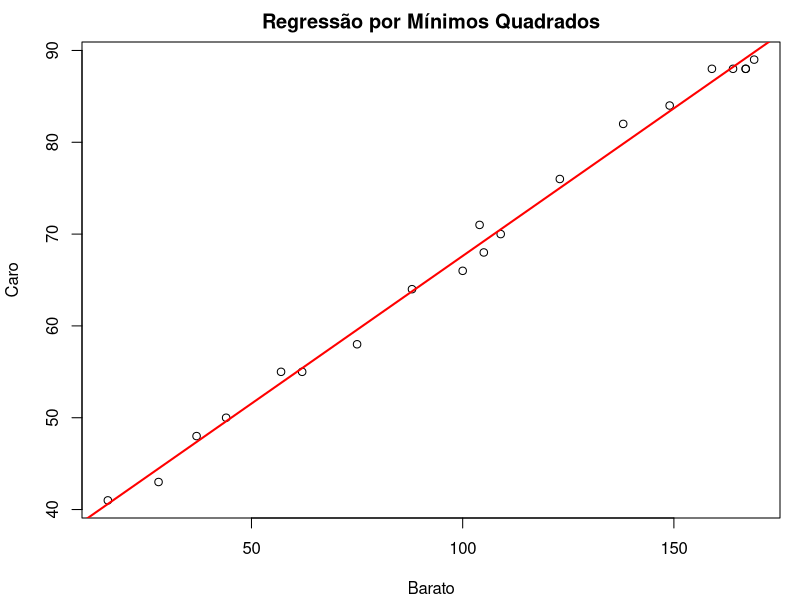
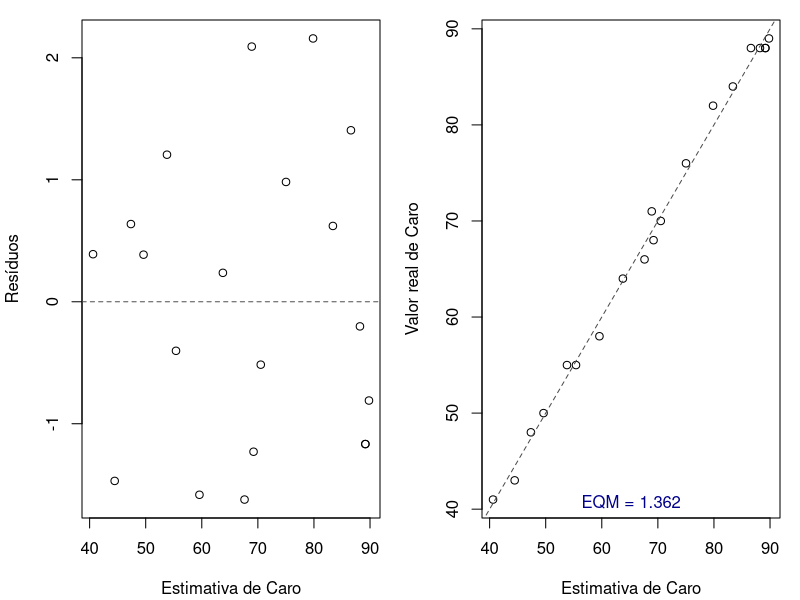
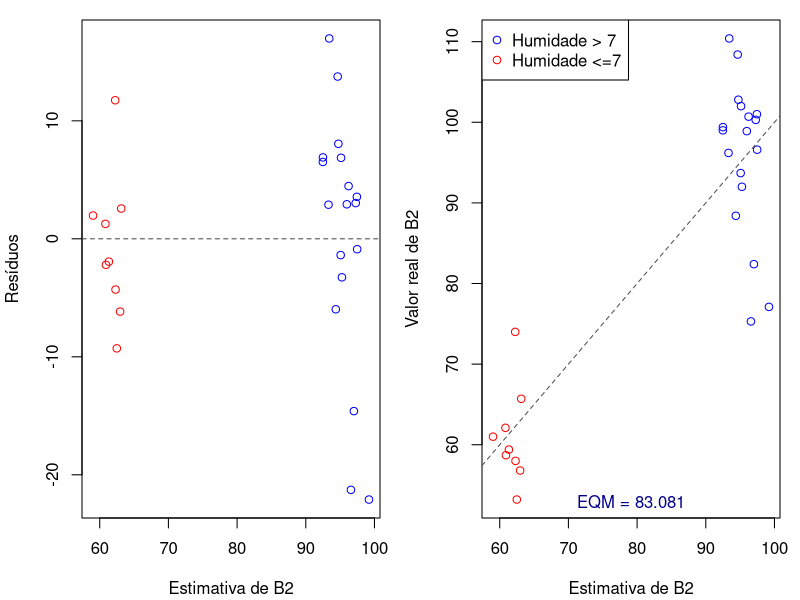
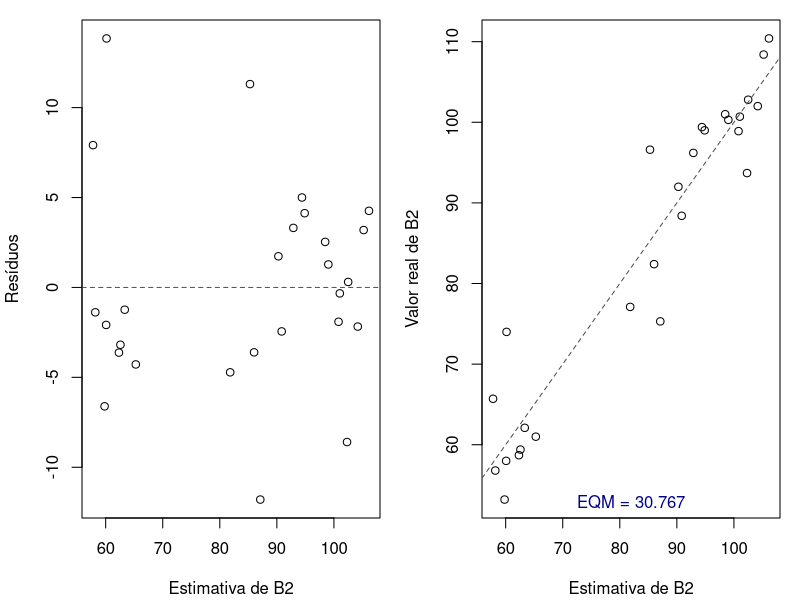
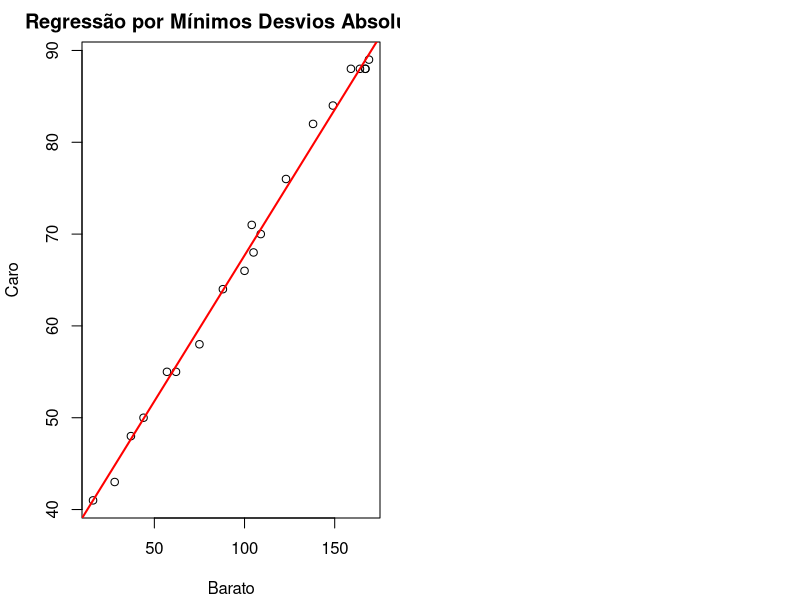
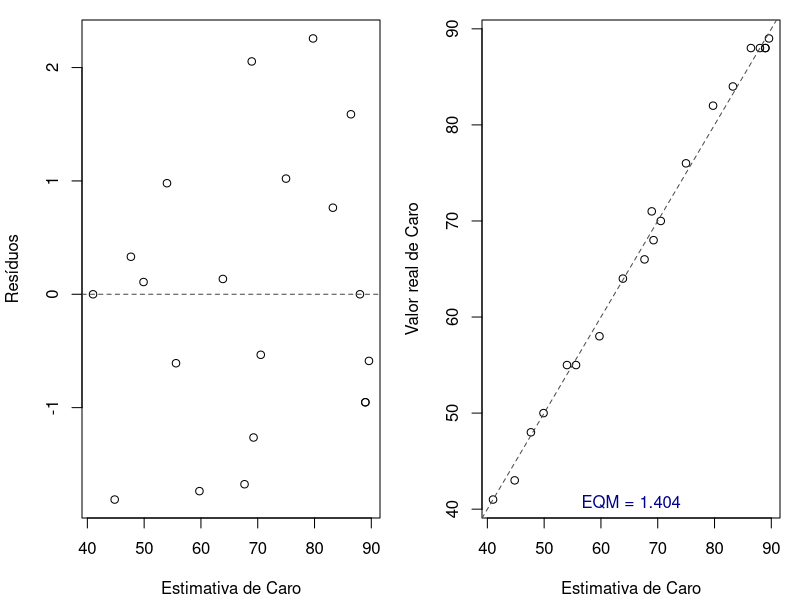
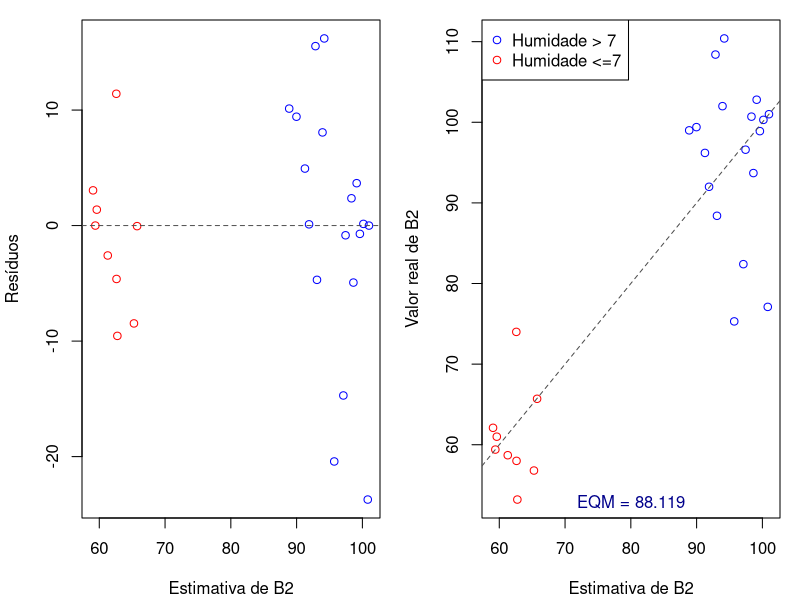
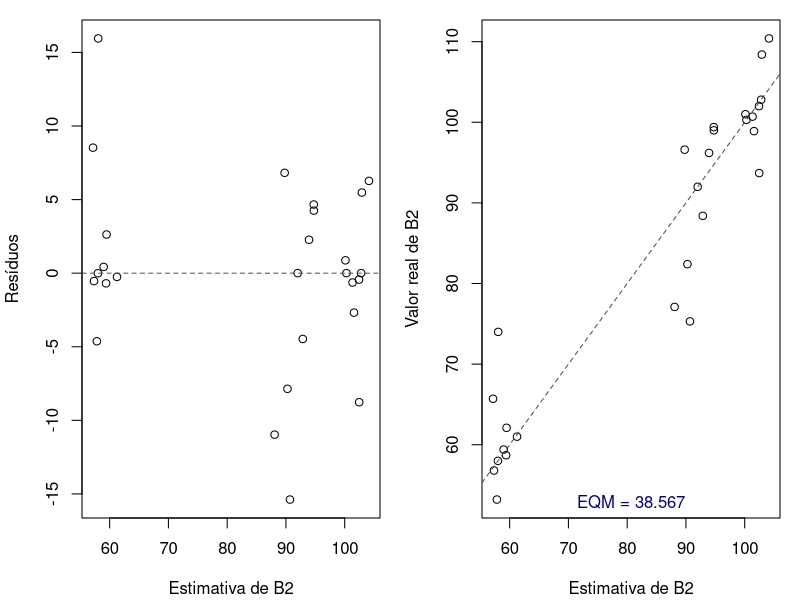

These figures' R source, in order:
## ---- chunk 1
#| code-fold: true
ID <- 1:20
Caro<- c(76,70,55,71,55,48,50,66,41,43,82,68,88,58,64,88,89,88,84,88)
Barato<- c(123,109,62,104,57,37,44,100,16,28,138,105,159,75,88,164,169,167,149,167)

dados.1 <- data.frame(ID,Caro,Barato)
rm(list=c("ID","Caro","Barato"))
knitr::kable(dados.1)
## ---- chunk 2
#| code-fold: true
ID <- 1:27
B2 <-c(110.4,102.8,101.0,108.4,100.7,100.3,102.0,93.7,98.9,96.6,
99.4,96.2,99.0,88.4,75.3,92.0,82.4,77.1,74.0,65.7,56.8,62.1,61.0,53.2,59.4,58.7,58.0)
Sol <- c(176,155,273,273,256,280,280,184,216,
198,59,80,80,105,180,180,177,230,203,191,191,191,76,213,213,151,205)
Humidade <- c(7.0,7.0,7.0,7.0,7.0,7.0,7.0,7.0,7.0,2.0,2.0,2.0,2.0,2.0,2.0,2.0,
2.0,2.0,47.4,47.4,47.4,47.4,47.4,47.4,47.4,47.4,47.4)
Temp.Ar <- c(78,89,89,72,84,87,74,87,88,76,
65,67,62,70,73,65,76,82,76,83,82,69,74,76,69,75,76)

dados.2 <- data.frame(ID,B2,Sol,Humidade,Temp.Ar)
rm(list=c("ID","B2","Sol","Humidade","Temp.Ar"))
knitr::kable(dados.2)
## ---- chunk 3
minQuad <- function(b){
  return(sum((dados.1$Caro-b[1]-dados.1$Barato*b[2])^2))
}

(b <-optim(par=c(0,0),minQuad)$par)
coef <- list(simples.A=b)
## ---- chunk 4
#| fig-align: "center"
par(mar=c(4.1,4.1,2.1,1))
plot(Caro ~ Barato,data=dados.1, main="Regressão por Mínimos Quadrados")
abline(a=b[1],b=b[2],lwd=2,col="red")
## ---- chunk 5
par(mfrow=c(1,2),mar=c(4.1,4.1,1,1))
resid <- dados.1$Caro - b[1] - b[2]*dados.1$Barato
EQM <- mean(resid^2)
lEQM <- list(simples.A = EQM)
plot(b[1] + b[2]*dados.1$Barato,resid,ylab="Resíduos",xlab="Estimativa de Caro")
abline(h=0,lty=2,col="grey30")
plot(b[1] + b[2]*dados.1$Barato,dados.1$Caro,
     xlab="Estimativa de Caro",ylab="Valor real de Caro")
abline(a=0,b=1,lty=2,col="grey30")
mtext(paste("EQM =",round(EQM,3)),
      side=1,padj=-2,col="blue4")
## ---- chunk 6
matriz <- cbind(1,as.matrix(dados.2[,-(1:2)]))
minQuad <- function(b){
  return(sum((dados.2$B2-matriz%*%b)^2))
}
(b <-optim(par=c(min(dados.2$B2),0,0,0),minQuad)$par)
coef$multi.A1 <- b
## ---- chunk 7
#| code-fold: true
#| fig-align: "center"
resid <- dados.2$B2-matriz%*%b
EQM <- mean(resid^2)
lEQM$multi1.A <- EQM
#grafico 1
par(mfrow=c(1,2),mar=c(4.1,4.1,1,1))
plot(matriz%*%b,resid,xlab="Estimativa de B2",ylab="Resíduos",
     col=c("blue","red")[as.numeric(dados.2$Humidade>7)+1])
abline(h=0,lty=2,col="grey30")
#grafico 2
plot(matriz%*%b,dados.2$B2,xlab="Estimativa de B2",ylab="Valor real de B2",
     col=c("blue","red")[as.numeric(dados.2$Humidade>7)+1])
abline(a=0,b=1,lty=2,col="grey30")
legend("topleft",legend=c("Humidade > 7", "Humidade <=7"),col=c("blue","red"),pch=1)
mtext(paste("EQM =",round(mean((dados.2$B2-matriz%*%b)^2),3)),
      side=1,padj=-2,col="blue4")
## ---- chunk 8
matriz <- cbind(1,as.matrix(dados.2[,-(1:2)]), dados.2$Humidade^2)
(b <-optim(par=c(100,0,0,0,0),minQuad)$par)
coef$multi1.A <- b
## ---- chunk 9
#| code-fold: true
#| fig-align: "center"
resid <- dados.2$B2-matriz%*%b
EQM <- mean(resid^2)
lEQM$multi2.A <- EQM
par(mfrow=c(1,2),mar=c(4.1,4.1,1,1))
plot(matriz%*%b,resid,xlab="Estimativa de B2",ylab="Resíduos")
abline(h=0,lty=2,col="grey30")
plot(matriz%*%b,dados.2$B2,xlab="Estimativa de B2",ylab="Valor real de B2")
abline(a=0,b=1,lty=2,col="grey30")
mtext(paste("EQM =",round(mean((dados.2$B2-matriz%*%b)^2),3)),
      side=1,padj=-2,col="blue4")
## ---- chunk 10
ks.test(resid,function(q) pnorm(q, sd=sd(resid)))
## ---- chunk 11
minDesv <- function(b){
  return( sum(abs(Y-matriz%*%b)) )
}
Y <- dados.1$Caro
matriz <- cbind(1, dados.1$Barato)
(b<- optim(par=c(1,2), minDesv)$par)
coef$simples.B <- b
## ---- chunk 12
#| fig-align: "center"
par(mar=c(4.1,4.1,2.1,1))
plot(Caro ~ Barato,data=dados.1, main="Regressão por Mínimos Desvios Absolutos")
abline(a=b[1],b=b[2],lwd=2,col="red")
## ---- chunk 13
#| fig-align: "center"
#| code-fold: true
par(mfrow=c(1,2),mar=c(4.1,4.1,1,1))
resid <- dados.1$Caro - b[1] - b[2]*dados.1$Barato
EQM <- mean(resid^2)
lEQM$simples.B <- EQM
plot(b[1] + b[2]*dados.1$Barato,resid,ylab="Resíduos",xlab="Estimativa de Caro")
abline(h=0,lty=2,col="grey30")
plot(b[1] + b[2]*dados.1$Barato,dados.1$Caro,
     xlab="Estimativa de Caro",ylab="Valor real de Caro")
abline(a=0,b=1,lty=2,col="grey30")
mtext(paste("EQM =",round(mean((dados.1$Caro - b[1] - b[2]*dados.1$Barato)^2),3)),
      side=1,padj=-2,col="blue4")
## ---- chunk 14
Y <- dados.2$B2
matriz <- cbind(1,as.matrix(dados.2[,-(1:2)]))
(b <-optim(par=c(min(dados.2$B2),0,0,0),minDesv)$par)
coef$multi1.B <- b
## ---- chunk 15
#| fig-align: "center"
#| code-fold: true
resid <- dados.2$B2-matriz%*%b
EQM <- mean(resid^2)
lEQM$multi1.B <- EQM
par(mfrow=c(1,2),mar=c(4.1,4.1,1,1))
plot(matriz%*%b,resid,xlab="Estimativa de B2",ylab="Resíduos",
     col=c("blue","red")[as.numeric(dados.2$Humidade>7)+1])
abline(h=0,lty=2,col="grey30")
plot(matriz%*%b,dados.2$B2,xlab="Estimativa de B2",ylab="Valor real de B2",
     col=c("blue","red")[as.numeric(dados.2$Humidade>7)+1])
abline(a=0,b=1,lty=2,col="grey30")
legend("topleft",legend=c("Humidade > 7", "Humidade <=7"),col=c("blue","red"),pch=1)
mtext(paste("EQM =",round(mean((dados.2$B2-matriz%*%b)^2),3)),
      side=1,padj=-2,col="blue4")
## ---- chunk 16
Y<- dados.2$B2
matriz <- cbind(1,as.matrix(dados.2[,-(1:2)]), dados.2$Humidade^2)
(b <-optim(par=c(100,0,0,0,0),minDesv)$par)
coef$multi2.B <- b
## ---- chunk 17
#| code-fold: true
#| fig-align: "center"
resid <- dados.2$B2-matriz%*%b
EQM <- mean(resid^2)
lEQM$multi2.B <- EQM
par(mfrow=c(1,2),mar=c(4.1,4.1,1,1))
plot(matriz%*%b,resid,xlab="Estimativa de B2",ylab="Resíduos")
abline(h=0,lty=2,col="grey30")
plot(matriz%*%b,dados.2$B2,xlab="Estimativa de B2",ylab="Valor real de B2")
abline(a=0,b=1,lty=2,col="grey30")
mtext(paste("EQM =",round(mean((dados.2$B2-matriz%*%b)^2),3)),
      side=1,padj=-2,col="blue4")
## ---- chunk 18
matriz <- as.matrix(dados.1[,-1])
distnD <- function(b){
  #deslocamento para a origem
  matriz[,1] <- matriz[,1] - b[1]
  #vetor perpendicular à reta, usando seus coeficientes
  r <- b
  r[1] <- -1
  d<-apply(matriz,1,function(p){
    #projecao do ponto na reta perpendicular
    proj <- as.vector((p%*%r)/(r%*%r))*r
    #norma do vetor(correspondente a distancia)
    return(sqrt(sum(proj^2)))
    #obs: nao e necessário obter essa raiz quadrada, porem
    #   foi importante para convergir com o segundo conjunto de dados
    #   já que estava estourando com valores muito grandes
  })
  return(sum(d))
}
(b<-optim(par=c(min(matriz[,1]),2),distnD)$par)
coef$simples.C <- b
## ---- chunk 19
#| fold-code: true
#| fig-align: "center"
par(mar=c(4.1,4.1,1,1))
plot(Caro ~ Barato,data=dados.1, main="Regressão por Mínima Distância Euclideana")
abline(a=b[1],b=b[2],lwd=2,col="red")
## ---- chunk 20
#| code-fold: true
par(mfrow=c(1,2),mar=c(4.1,4.1,1,1))
resid <- dados.1$Caro - b[1] - b[2]*dados.1$Barato
EQM <- mean(resid^2)
lEQM$simples.C <- EQM
plot(b[1] + b[2]*dados.1$Barato,resid,ylab="Resíduos",xlab="Estimativa de Caro")
abline(h=0,lty=2,col="grey30")
plot(b[1] + b[2]*dados.1$Barato,dados.1$Caro,
     xlab="Estimativa de Caro",ylab="Valor real de Caro")
abline(a=0,b=1,lty=2,col="grey30")
mtext(paste("EQM =",round(mean((dados.1$Caro - b[1] - b[2]*dados.1$Barato)^2),3)),
      side=1,padj=-2,col="blue4")
## ---- chunk 21
#| code-fold: false
matriz <- as.matrix(dados.2[,-1])
(b<-optim(par=c(min(dados.2$B2),0,0,0),distnD)$par)
#nao converge com o mesmo parametro inicial que dos outros métodos...
(b<-optim(par=c(80,0,0,0),distnD)$par)
#assim ele converge
coef$multi1.C <- b
## ---- chunk 22
#| code-fold: true
#| fig-align: "center"
matriz <- cbind(1,as.matrix(dados.2[,-(1:2)]))
resid <- dados.2$B2-matriz%*%b
EQM <- mean(resid^2)
lEQM$multi1.C <- EQM
#grafico 1
par(mfrow=c(1,2),mar=c(4.1,4.1,1,1))
plot(matriz%*%b,resid,xlab="Estimativa de B2",ylab="Resíduos")
abline(h=0,lty=2,col="grey30")
#grafico 2
plot(matriz%*%b,dados.2$B2,xlab="Estimativa de B2",ylab="Valor real de B2")
abline(a=0,b=1,lty=2,col="grey30")
mtext(paste("EQM =",round(EQM,3)),side=1,padj=-2,col="blue4")
## ---- chunk 23
#| code-fold: false
matriz <- as.matrix(cbind(dados.2[,-1], dados.2$Humidade^2))
(b<-optim(par=c(100,0,0,0,0),distnD)$par)
#conseguiu convergir sem problemas usando o mesmo parametro
#inicial que em A e B
coef$multi2.C <- b
## ---- chunk 24
#| code-fold: true
#| fig-align: "center"
matriz[,1] <- 1
resid <- dados.2$B2-matriz%*%b
EQM <- mean(resid^2)
lEQM$multi2.C <- EQM
par(mfrow=c(1,2),mar=c(4.1,4.1,1,1))
plot(matriz%*%b,resid,xlab="Estimativa de B2",ylab="Resíduos")
abline(h=0,lty=2,col="grey30")
plot(matriz%*%b,dados.2$B2,xlab="Estimativa de B2",ylab="Valor real de B2")
abline(a=0,b=1,lty=2,col="grey30")
mtext(paste("EQM =",round(EQM,3)),side=1,padj=-2,col="blue4")
## ---- chunk 25
#| code-fold: true
#| fig-align: "center"
par(mar=c(4.1,4.1,2.1,1))
plot(Caro ~ Barato,data=dados.1, main="Regressão Simples")

abline(a=coef$simples.A[1],b=coef$simples.A[2],col="grey40")
abline(a=coef$simples.B[1],b=coef$simples.B[2],col="darkorange",lty=2)
abline(a=coef$simples.C[1],b=coef$simples.C[2],col="blue",lty=3)
## ---- chunk 26
#| code-fold: true
#| fig-align: "center"
par(mar=c(4.1,4.1,2.1,1))
plot(Caro ~ Barato,data=dados.1, main="Regressão simples (ampliado)",
     xlim=c(10,40),ylim=c(40,50))
abline(a=coef$simples.A[1],b=coef$simples.A[2],col="grey40",lwd=2)
abline(a=coef$simples.B[1],b=coef$simples.B[2],col="darkorange",lty=2,lwd=2)
abline(a=coef$simples.C[1],b=coef$simples.C[2],col="blue",lty=3,lwd=2)
## ---- chunk 27
#| code-fold: true
letras <- c("A","B","C")
tabela <- cbind(
cbind(lEQM[paste0("simples.",letras)]),
cbind(lEQM[paste0("multi1.",letras)]),
cbind(lEQM[paste0("multi2.",letras)])
)
rownames(tabela)<- letras
knitr::kable(tabela, col.names = c("Método","EQM de reg. simples", "EQM do modelo i)","EQM do modelo ii)"))
